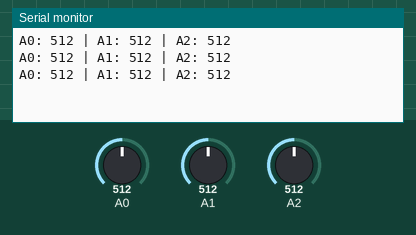
Simulated run of this sketch. Board: Arduino Uno, built with avr-gcc and run on an emulated ATmega328P. Parts: the last lines printed to the serial monitor. The test bench sets the inputs (shaded band); at power-on: A0 = 512, A1 = 512, A2 = 512.

Above: at 1.3 s.
1.4 s: A0 set to 716
At 1.9 s:
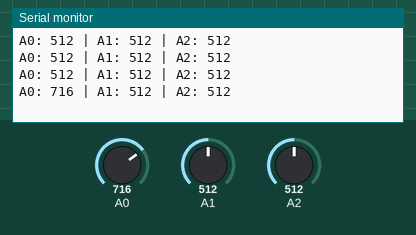
2.9 s: A1 set to 716
At 3.4 s:
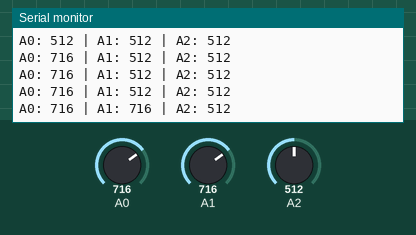
4.4 s: A2 set to 716
At 4.8 s:
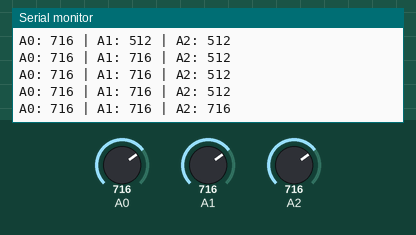
5.9 s: A0 set to 900
At 6.4 s:
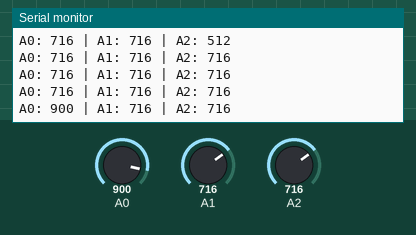
7.4 s: A1 set to 900
At 7.9 s:
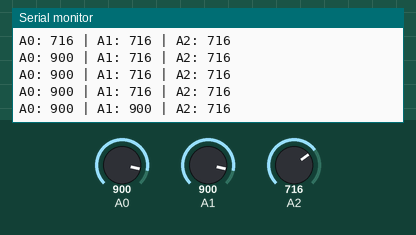
8.9 s: A2 set to 900
At 9.4 s:
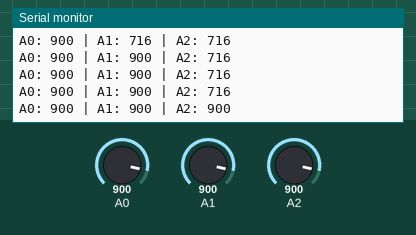
Timing chart, 0 to 11.4 s (numbered marks = the images above; inputs shaded):
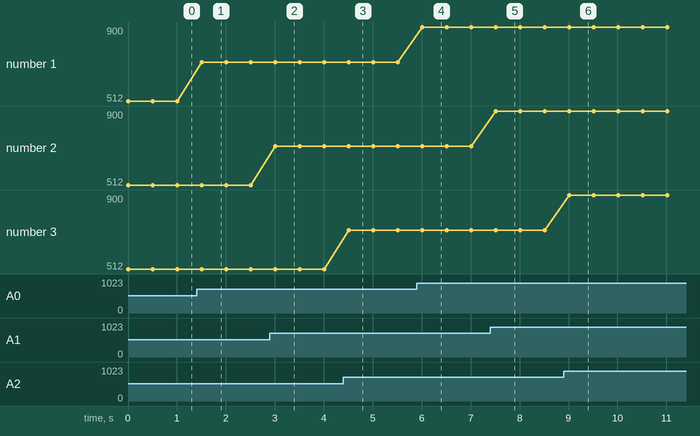

The sketch:

actuator_calibrate.ino
```cpp
void setup() {
  // Initialize serial communication at 9600 baud
  Serial.begin(9600);

  // Configure A0 and A1 as input pins
  pinMode(A0, INPUT);
  pinMode(A1, INPUT);
}

void loop() {
  // Read analog values from A0 and A1
  int valueA0 = analogRead(A0);
  int valueA1 = analogRead(A1);
  int valueA2 = analogRead(A2);

  // Print the values to the Serial Monitor
  Serial.print("A0: ");
  Serial.print(valueA0);
  Serial.print(" | A1: ");
  Serial.print(valueA1);
  Serial.print(" | A2: ");
  Serial.println(valueA2);

  // Wait for 500 milliseconds before the next reading
  delay(500);
}
```

Measured:
- after the input at 1.4 s, the serial monitor: prints a new line after 0.10 s (image 1)
- after the input at 2.9 s, the serial monitor: prints a new line after 0.11 s (image 2)
- after the input at 4.4 s, the serial monitor: prints a new line after 0.11 s (image 3)
- after the input at 5.9 s, the serial monitor: prints a new line after 0.11 s (image 4)
- after the input at 7.4 s, the serial monitor: prints a new line after 0.11 s (image 5)
- after the input at 8.9 s, the serial monitor: prints a new line after 0.12 s (image 6)
- plotted number 1: 512 → 716 after the input at 1.4 s, 716 → 900 after the input at 5.9 s
